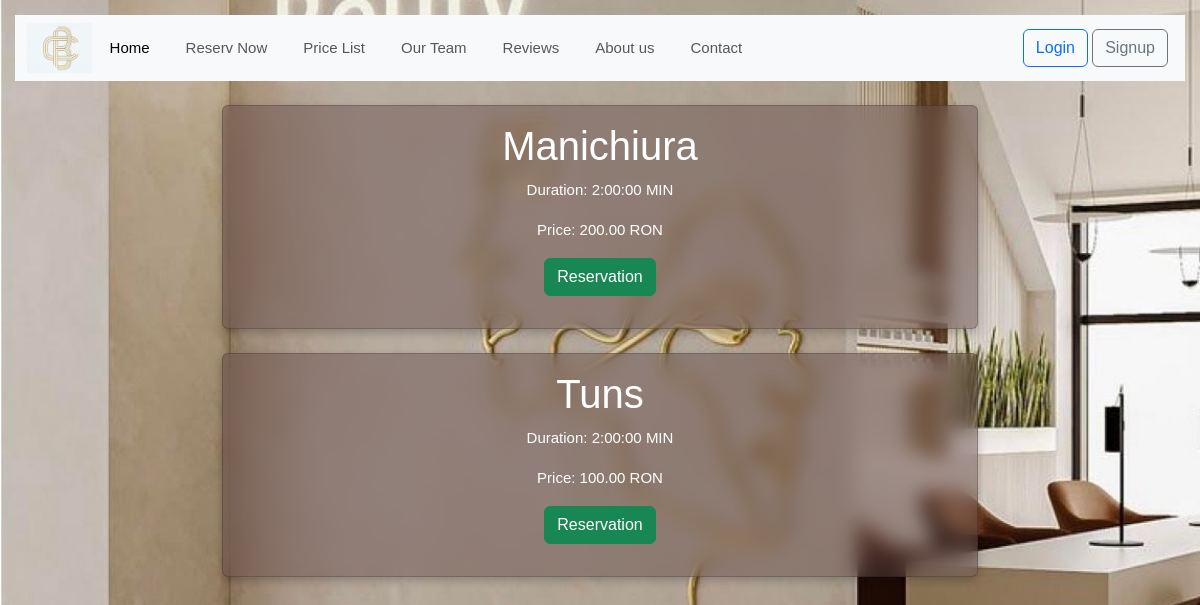
Page /services-list/ on the earlier database version.
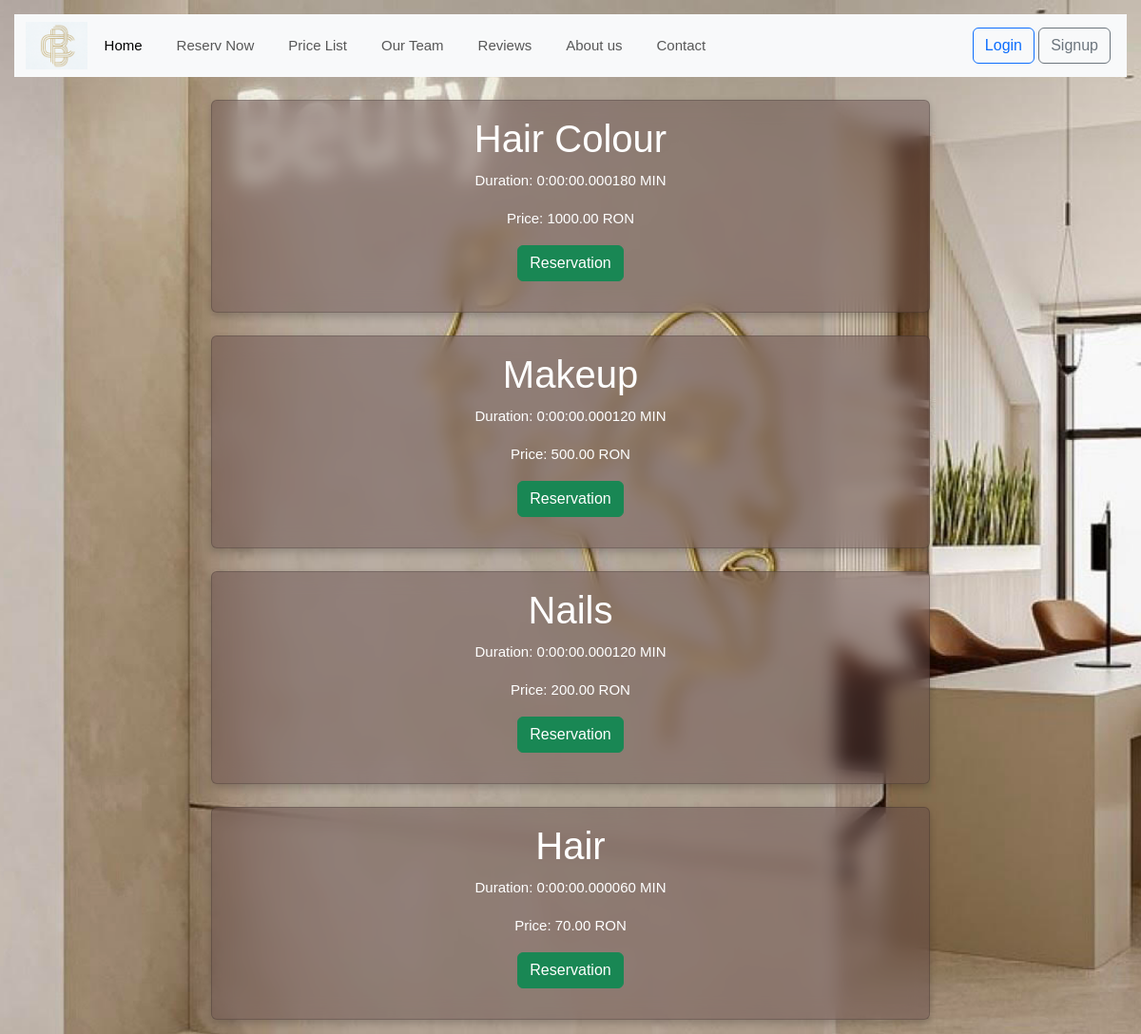
Same page on the later database version.
### reservation/models.py (models this page shows, shortened)
class Service(models.Model):
    name = models.CharField(max_length=255)
    duration = models.DurationField()
    price = models.DecimalField(max_digits=10, decimal_places=2)

### reservation/views.py (the view)
# urls.py: path('services-list/', views.ServicesListView.as_view(), name='services_list'),
class ServicesListView(ListView, LoginRequiredMixin, PermissionRequiredMixin, ):
    template_name = 'service/services_list.html'
    model = Service
    context_object_name = 'all_services'
    permission_required = "service.view_services_list"

### templates/service/services_list.html (shortened to what this page needs)
{% extends 'base.html' %}
{% load static %}
{% block content %}
    <div class='container-fluid' >
        <div class="row " >
            {% for service in all_services %}
                <div class="col-md-8 offset-md-2 gy-4">
                    <div class="card" style="background-color: rgb(95 71 71 /43%)">
                        <div class="card-body">
                            <h1 class="card-title text-center" >{{ service.name }}</h1>
                            <p class="card-text text-center">Duration: {{ service.duration }} MIN</p>
                            <p class="card-text text-center">Price: {{ service.price }} RON</p>
                            <p class="text-center"><a href="{% url 'create_reservation' %}" class="btn btn-success">Reservation</a></p>
                        </div>
                    </div>
                </div>
            {% endfor %}
        </div>
    </div>
{% endblock %}

Differences in the rows shown:
removed Service: name "Manichiura", duration "2:00:00", price "200.00"
removed Service: name "Tuns", duration "2:00:00", price "100.00"
added Service: name "Hair Colour", duration "0:00:00.000180", price "1000.00"
added Service: name "Makeup", duration "0:00:00.000120", price "500.00"
added Service: name "Nails", duration "0:00:00.000120", price "200.00"
added Service: name "Hair", duration "0:00:00.000060", price "70.00"
